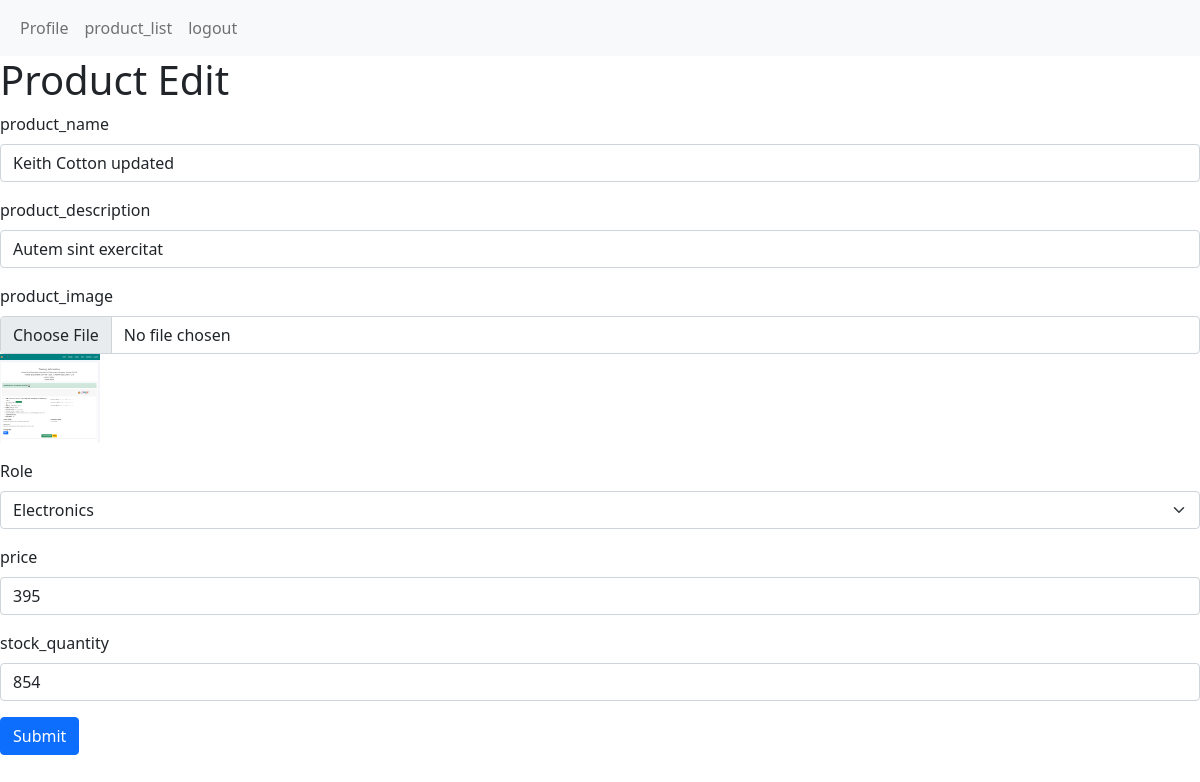
The app's page /product_edit/1/ (signed in) with its own data.
### productmanager/models.py (models this page shows, shortened)
class ProductModel(models.Model):
    seller = models.ForeignKey(CustomUserModel, on_delete= models.CASCADE, null=True)
    category = models.ForeignKey(CategoryModel, on_delete= models.CASCADE, null=True)
    product_name = models.CharField(max_length=100, null=True)
    product_description = models.TextField(null=True)
    product_image = models.ImageField(upload_to='media/products', null=True)
    price = models.PositiveIntegerField(null=True)
    stock_quantity = models.PositiveIntegerField(null=True)
    created_at = models.DateField(auto_now_add=True)

class CategoryModel(models.Model):
    user = models.ForeignKey(CustomUserModel, on_delete= models.CASCADE, null=True)
    category_name = models.CharField(max_length=100, null=True)
    description = models.TextField(null=True)
    created_at = models.DateField(auto_now_add=True)

### productmanager/views.py (the view, shortened to what this page needs)
# urls.py: path('product_edit/<str:p_id>/', product_edit, name = 'product_edit'),
@login_required
def product_edit(req, p_id):
    Products = ProductModel.objects.get(id = p_id)
    pro_catagory = CategoryModel.objects.all()
    if req.user.role == 'Seller':
        context = {
            'pro_catagory' : pro_catagory,
            'Product' : Products
        }
        return render(req, 'product_edit.html', context)

### productmanager/templates/product_edit.html (shortened to what this page needs)
{% extends 'master/base.html' %}
{% block body %}
<h1>Product Edit</h1>
<form method="POST" enctype="multipart/form-data">
    <div class="mb-3">
        <label for="exampleInputEmail1" class="form-label">product_name</label>
        <input type="text" name="product_name" value="{{Product.product_name}}" class="form-control" id="" aria-describedby="">
    </div>
  <div class="mb-3">
    <label for="exampleInputEmail1" class="form-label">product_description</label>
    <input type="text" name="product_description" value="{{Product.product_description}}" class="form-control" id="" aria-describedby="">
  </div>
  <div class="mb-3">
        <label for="exampleInputEmail1" class="form-label">product_image</label>
        <input type="file" name="product_image" class="form-control" id="" aria-describedby="">
        <img src="/{{Product.product_image}}" alt="" width="100px">
    </div>
    <div class="mb-3">
      <label for="exampleInputEmail1" class="form-label">Role</label>
       <select class="form-select" name="category_name" aria-label="Default select example">
            {% for c in pro_catagory %}
                <option value="{{c.id}}"
                {% if Product.category.category_name == c.category_name %}
                    selected
                {% endif %}
                    >{{c.category_name}}</option>
            {% endfor %}
        </select>
    </div>
    <div class="mb-3">
    <label for="exampleInputEmail1" class="form-label">price</label>
    <input type="number" name="price" value="{{Product.price}}" class="form-control" id="" aria-describedby="">
  </div>
  <div class="mb-3">
    <label for="exampleInputEmail1" class="form-label">stock_quantity</label>
    <input type="number" name="stock_quantity" value="{{Product.stock_quantity}}" class="form-control" id="" aria-describedby="">
  </div>
  <button type="submit" class="btn btn-primary">Submit</button>
</form>
{% endblock body %}

### records on screen
ProductModel: product_name "Keith Cotton updated", product_description "Autem sint exercitat", product_image (picture), category_name "Electronics", price "395", stock_quantity "854"
